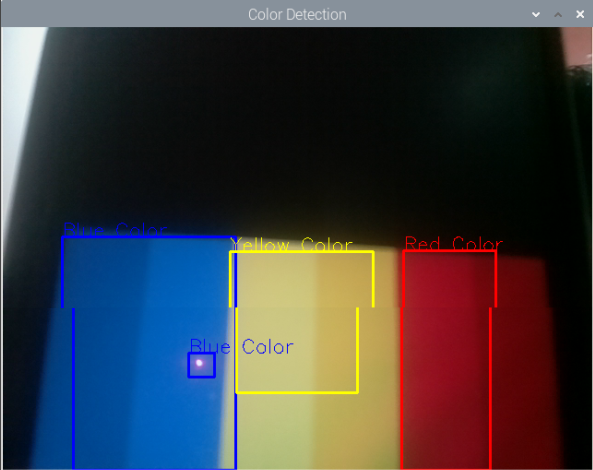
#> input picture Images/MultipleColorDetection.png, 593 x 470 px, given in place of the camera
$ python SingleColorDetection.py   (older library calls are emulated)
#> lines starting #> are read from the running program, lines starting #| are printed output that depends on the picture; after the words box and inside, x2 and y2 are one past the last pixel; in counts of white or black regions, pixels touching at a corner belong together
import cv2
import numpy as np

#Capturing video through webcam
cap=cv2.VideoCapture(0)

#BGR value of the RedColor
redColor = (0,0,255)


def detection(img,colorDilate, color, colorText):
    (_,contours,hierarchy)=cv2.findContours(colorDilate,cv2.RETR_TREE,cv2.CHAIN_APPROX_SIMPLE)
    for pic, contour in enumerate(contours):
        area = cv2.contourArea(contour)
        if(area>300):
            x,y,w,h = cv2.boundingRect(contour)
            img = cv2.rectangle(img,(x,y),(x+w,y+h),color,2)
            cv2.putText(img,colorText ,(x,y),cv2.FONT_HERSHEY_SIMPLEX, 0.7, color)

def colorLimit(lowerLimit, upperLimit):
    lower = np.array(lowerLimit,np.uint8)
    upper = np.array(upperLimit,np.uint8)
    return lower, upper

def main():
    while True:
        ret, img = cap.read()
#> img is the input picture: shape (470, 593, 3); mean B, G, R 64.4, 61, 62
        if ret == True:
#converting frame(img i.e BGR) to HSV (hue-saturation-value)
            hsv=cv2.cvtColor(img,cv2.COLOR_BGR2HSV)
#> hsv: shape (470, 593, 3); mean H, S, V 75.3, 148, 91.6

#Defining the Range of Red color (BGR)
            red_lower, red_upper = colorLimit([136,87,111], [180,255,255])

#finding the range of red,blue and yellow color in the image
            red=cv2.inRange(hsv, red_lower, red_upper)
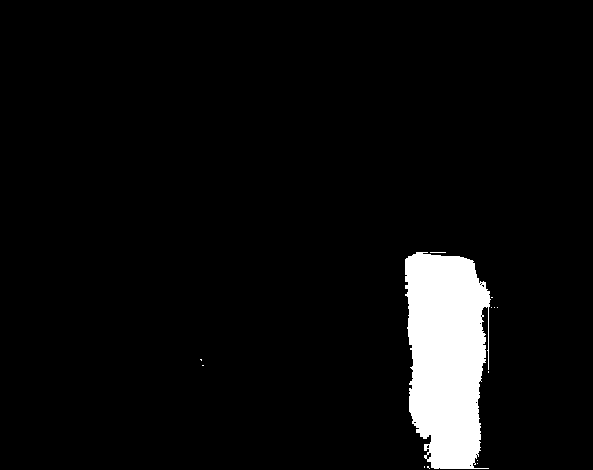
#> red: shape (470, 593); 5.3% white; 13 white regions (12 under 20 px), largest, box (x1, y1, x2, y2) and area: (405, 252, 491, 469) 14776

#Morphological transformation, Dilation
            kernal = np.ones((5 ,5), "uint8")

            red=cv2.dilate(red, kernal)
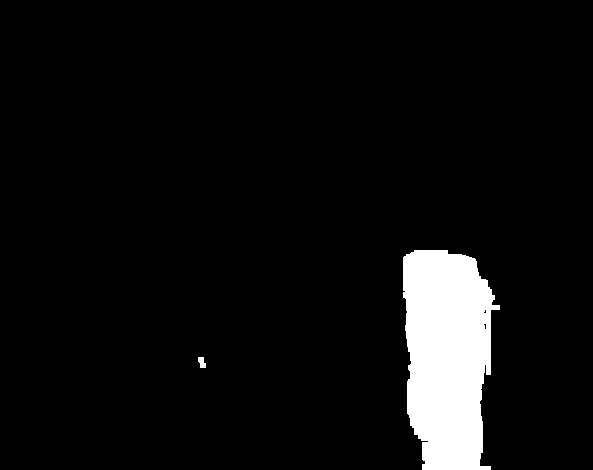
#> red: shape (470, 593); 6% white; 2 white regions
            redRes=cv2.bitwise_and(img, img, mask = red)
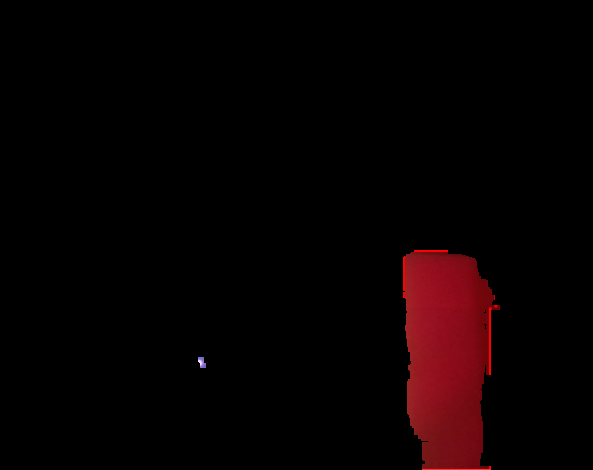
#> redRes: shape (470, 593, 3); mean B, G, R 1.5, 0.9, 8.2

#Detecting the Respective Color
            detection(img, red, redColor, "Red Color" )
#> in detection, `(_,contours,hierarchy)=cv2.findContours(colorDilate,cv2.RETR_TREE,cv2...`: contours = 4 contours, 2 with area under 20; largest, box (x1, y1, x2, y2) and area: (403, 250, 500, 470) 16338, (198, 357, 206, 368) 48
#> the loop in detection, `for pic, contour in enumerate(contours):` made 4 passes
#> (area, x, y, w, h) on pass 2: (16338, 403, 250, 97, 220)
#> area on pass 1: 48.5
#> pass 2, in detection, `img = cv2.rectangle(img,(x,y),(x+w,y+h),color,2)`:
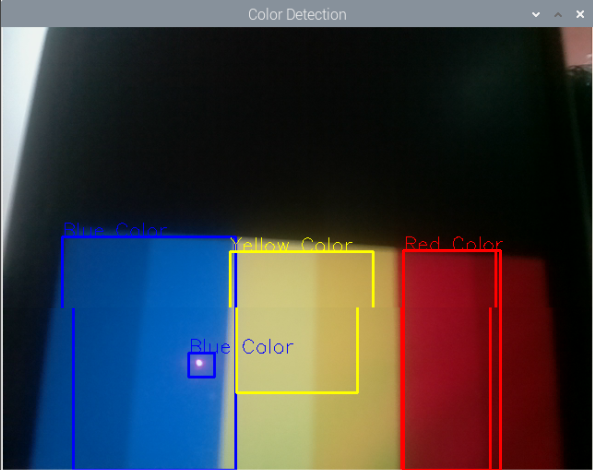
#> img: shape (470, 593, 3); 0.45% of pixels changed, all inside (x1, y1, x2, y2) = (402, 249, 502, 470)
#> after the loop in detection, `for pic, contour in enumerate(contours):`:
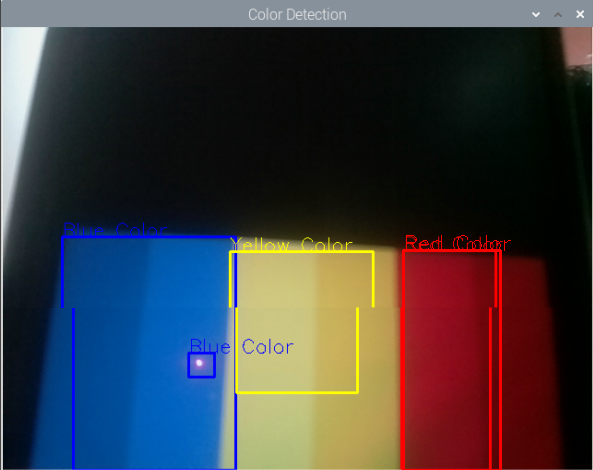
#> img: shape (470, 593, 3); 0.07% of pixels changed, all inside (x1, y1, x2, y2) = (406, 235, 511, 251)

            cv2.imshow("Color Detection",img)
            cv2.imshow("Mask On Color",red)
            cv2.imshow("Color",redRes)

#Press Esc for closing the program
            if cv2.waitKey(1) & 0xFF == 27:
#> (key Esc is pressed here)
                cap.release()
                cv2.destroyAllWindows()
                break

if __name__ == '__main__':
    main()

$ run again, on Images/SingleColorDetection.png
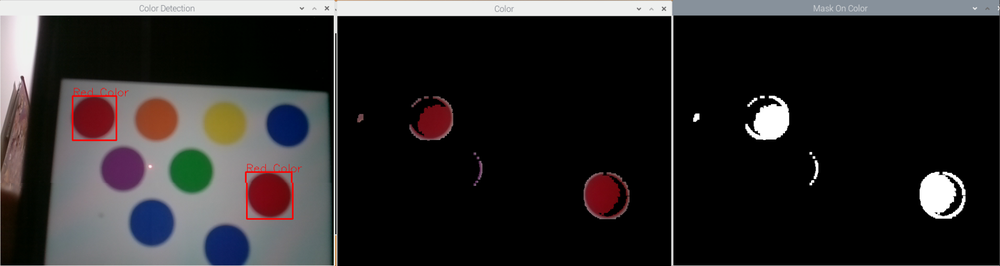
#> input picture Images/SingleColorDetection.png, 1000 x 266 px, shrunk from 1768 x 471 before the run, given in place of the camera
#> in main, img is the input picture: shape (266, 1000, 3); mean B, G, R 40.9, 40.6, 42.9
#> hsv: shape (266, 1000, 3); mean H, S, V 31.8, 36, 46.1
#> in main, `red=cv2.inRange(hsv, red_lower, red_upper)`:
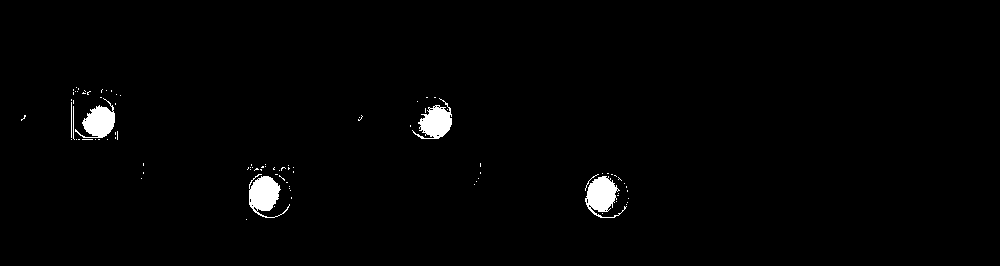
#> red: shape (266, 1000); 1.4% white; 93 white regions (86 under 20 px), largest, box (x1, y1, x2, y2) and area: (249, 174, 290, 218) 925, (585, 176, 627, 218) 909, (412, 98, 452, 139) 825
#> contours = 23 contours, 11 with area under 20; largest, box (x1, y1, x2, y2) and area: (69, 85, 123, 142) 1911, (245, 162, 296, 220) 1859, (583, 171, 631, 220) 1668, (408, 95, 454, 141) 1318, (472, 170, 483, 187) 69
#> the loop in detection, `for pic, contour in enumerate(contours):` made 23 passes
#> (area, x, y, w, h) on passes 3, 8, 17, 20: (1667.5, 583, 171, 48, 49), (1859, 245, 162, 51, 58), (1317.5, 408, 95, 46, 46), (1911, 69, 85, 54, 57)
#> after the loop in detection, `for pic, contour in enumerate(contours):`:
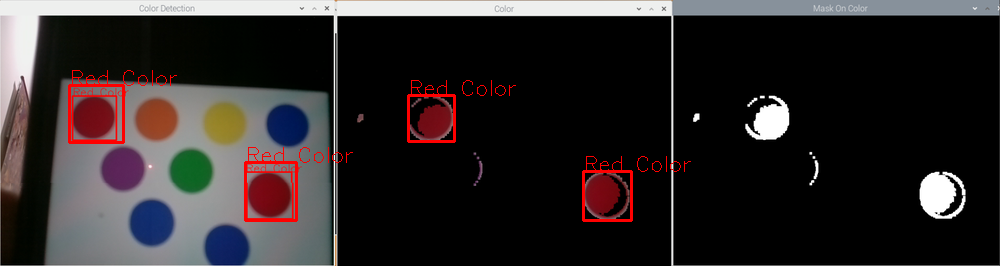
#> img: shape (266, 1000, 3); mean B, G, R 40.2, 39.9, 45.2
